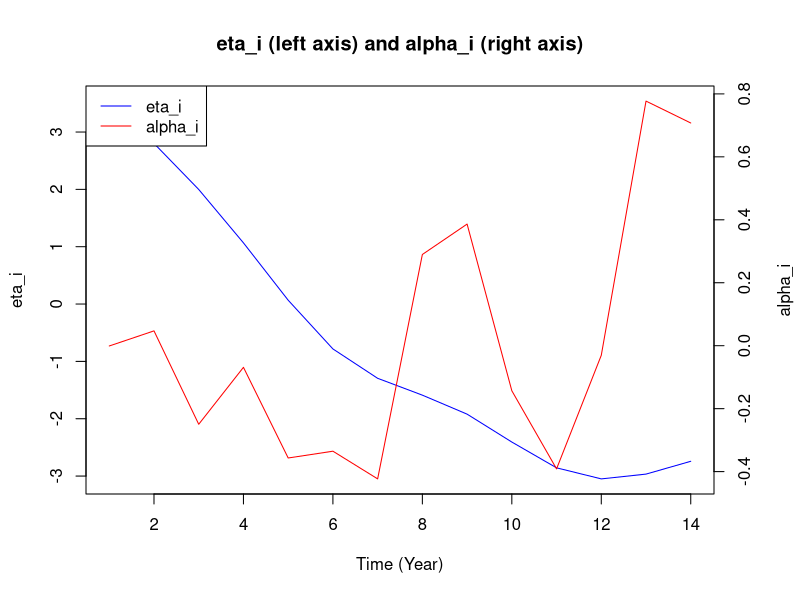
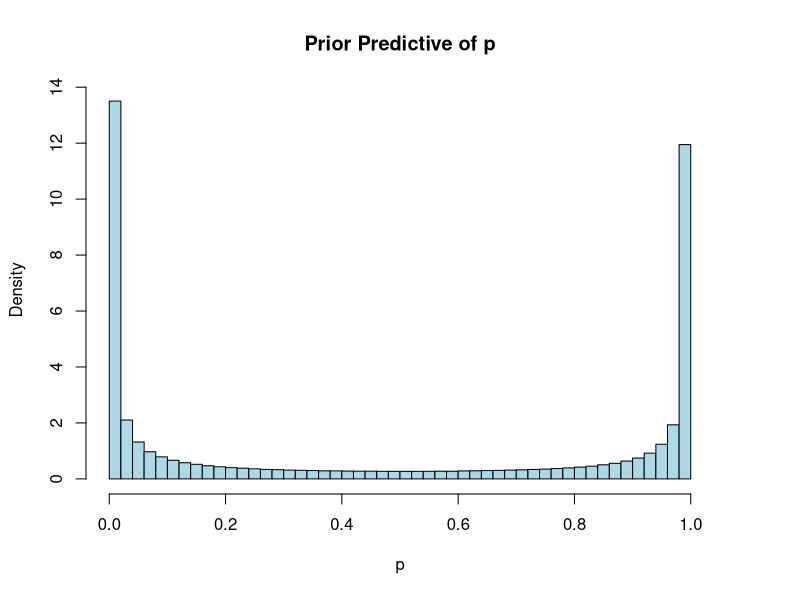

Write the R code that produced these figures, in order.
# Load required libraries
library(MASS)
library(mgcv)
library(ggplot2)

set.seed(42)

nTimes <- 14    
nKnots <- 6   

# Dummy dataset for generating spline basis
blank_data <- data.frame(y = rnorm(nTimes, 0, 1), t = 1:nTimes)
knots <- list(t = seq(1, nTimes, length.out = nKnots))
dummy_spline <- jagam(y ~ s(t, bs = "cs", k = nKnots), file = "dummy.jags", data = blank_data)
Z <- dummy_spline$jags.data$X 

S <- dummy_spline$jags.data$S1
S <- rbind(0, cbind(0, S))
S[1, 1] <- 0.1  
S <- solve(S)   

# 2. Overall model settings
I <- 23         # Number of regions
T <- nTimes     # Number of years
N <- 10000      # Number of individuals per region-year
p <- 3          # Number of covariates

# Simulate hyperparameters
beta_tau <- rgamma(1, shape =1, rate = 100)            # Gamma(1,1)
tau0 <- rgamma(1, shape =10, rate =1)            # Gamma(0.1,0.1)
w0 <- mvrnorm(1, mu = rep(0, nKnots), Sigma = ((1/tau0)*S))  # Prior for mean spline weights

# Regression coefficients: beta ~ Normal(0, 10I)
beta <- mvrnorm(1, mu = rep(0, p), Sigma = (diag(10, p)))

# Variance of alpha_it 
sigma2_alpha <- 1/rgamma(1, shape =10, rate = 1)
sigma_alpha <- sqrt(sigma2_alpha)

# Simulate f_it = eta_it + alpha_it for each region
f_mat <- matrix(NA, nrow = I, ncol = T)

for(i in 1:I){
  tau_i <- rgamma(1, shape = 10, rate = beta_tau)                 # tau_i ~ Gamma
  w_i <- mvrnorm(1, mu = w0, Sigma = ((1/tau_i)*S))                # w_i ~ Normal(w0, precision)
  eta_i <- as.vector(Z %*% w_i)                                  # η_i = Z * w_i
  alpha_i <- rnorm(T, mean = 0, sd = sigma_alpha)                # α_it ~ N(0, σ²)
  f_mat[i, ] <- eta_i + alpha_i                                  # f_it = η_it + α_it
}

# Prepare simulated dataset
sim_data <- data.frame(
  region = rep(1:I, each = T * N),
  time = rep(rep(1:T, each = N), times = I)
)

# Simulate covariates
sim_data$x1 <- rbinom(n = nrow(sim_data), size = 1, prob = 0.5)     # x1 ~ Bernoulli
sim_data$x2 <- runif(n = nrow(sim_data), min = -1, max = 1)         # x2 ~ Uniform
sim_data$x3 <- rnorm(n = nrow(sim_data), mean = 0, sd = 1)          # x3 ~ Normal

# Assign random intercept f_it to each individual
sim_data$f <- NA
for(i in 1:I){
  for(t in 1:T){
    idx <- which(sim_data$region == i & sim_data$time == t)
    sim_data$f[idx] <- f_mat[i, t]
  }
}

# Generate linear predictor and probabilities
sim_data$lp <- sim_data$f + beta[1]*sim_data$x1 + beta[2]*sim_data$x2 + beta[3]*sim_data$x3
expit <- function(x) { 1 / (1 + exp(-x)) }
sim_data$p <- expit(sim_data$lp)

# Simulate y ~ Bernoulli(p)
sim_data$y <- rbinom(n = nrow(sim_data), size = 1, prob = sim_data$p)

# Visualization
par(mar=c(5, 4, 4, 4) + 0.3)
plot(1:T, eta_i, type="l", col="blue", ylab="eta_i", xlab="Time (Year)",
     main="eta_i (left axis) and alpha_i (right axis)")
par(new=TRUE)
plot(1:T, alpha_i, type="l", col="red", axes=FALSE, xlab="", ylab="")
axis(side=4)
mtext("alpha_i", side=4, line=3)
legend("topleft", legend=c("eta_i", "alpha_i"), col=c("blue", "red"), lty=1)

# Histogram of prior predictive p
hist(sim_data$p, breaks = 50, col = "lightblue",probability = T, 
     main = "Prior Predictive of p", xlab = "p")


